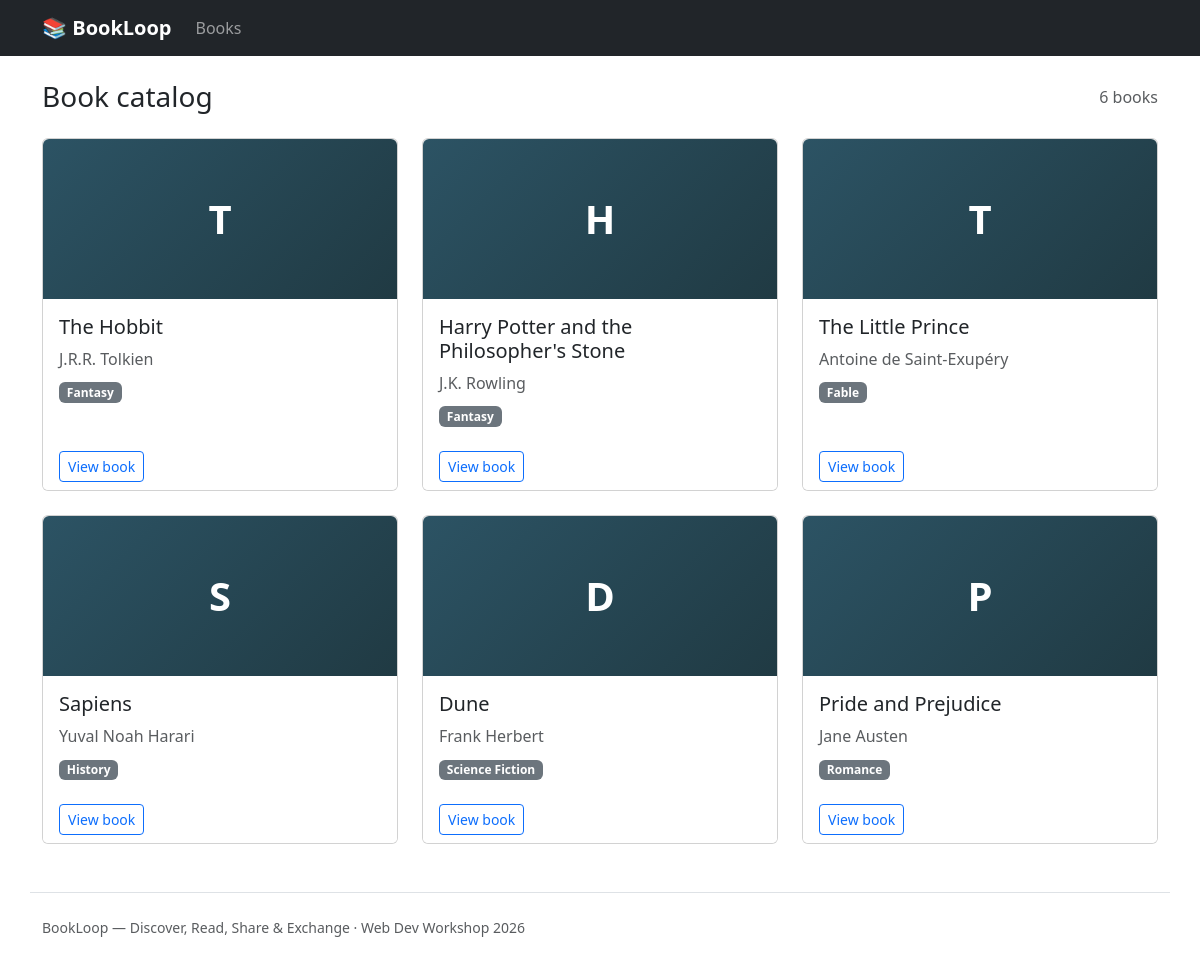
The page / on the database its author committed.
### tables this page shows
CREATE TABLE books (
  id          INT UNSIGNED NOT NULL AUTO_INCREMENT,
  title       VARCHAR(200) NOT NULL,
  author      VARCHAR(120) NOT NULL,
  genre       VARCHAR(60)  NOT NULL,
  year        SMALLINT     NULL,
  description TEXT         NULL,
  created_at  TIMESTAMP    NOT NULL DEFAULT CURRENT_TIMESTAMP,
  PRIMARY KEY (id)
);

### index.php (the view, shortened to what this page needs)
<?php
require 'config.php';
$stmt  = $pdo->query('SELECT * FROM books ORDER BY created_at DESC');
$books = $stmt->fetchAll();
require 'includes/header.php';
?>
<div class="d-flex justify-content-between align-items-center mb-4">
    <h1 class="h3 mb-0">Book catalog</h1>
    <span class="text-muted"><?= count($books) ?> books</span>
</div>
<div class="row g-4">
    <?php foreach ($books as $book): ?>
        <div class="col-12 col-sm-6 col-lg-4">
            <div class="card book-card h-100">
                <div class="book-cover">
                    <?= htmlspecialchars(mb_substr($book['title'], 0, 1)) ?>
                </div>
                <div class="card-body">
                    <h5 class="card-title"><?= htmlspecialchars($book['title']) ?></h5>
                    <p class="card-text text-muted mb-2"><?= htmlspecialchars($book['author']) ?></p>
                    <span class="badge text-bg-secondary"><?= htmlspecialchars($book['genre']) ?></span>
                </div>
                <div class="card-footer bg-white border-0">
                    <a href="book.php?id=<?= $book['id'] ?>" class="btn btn-outline-primary btn-sm">View book</a>
                </div>
            </div>
        </div>
    <?php endforeach; ?>
</div>
<?php require 'includes/footer.php'; ?>

### includes/header.php (shortened to what this page needs)
<!DOCTYPE html>
<html lang="en">
<head>
    <link href="https://cdn.jsdelivr.net/npm/bootstrap@5.3.3/dist/css/bootstrap.min.css" rel="stylesheet">
    <link href="assets/style.css" rel="stylesheet">
</head>
<body>
<nav class="navbar navbar-expand-lg navbar-dark bg-dark mb-4">
    <div class="container">
        <a class="navbar-brand fw-bold" href="index.php">📚 BookLoop</a>
        <div class="collapse navbar-collapse" id="mainNav">
            <ul class="navbar-nav me-auto">
                <li class="nav-item"><a class="nav-link" href="index.php">Books</a></li>
            </ul>
        </div>
    </div>
</nav>
<main class="container">

### includes/footer.php (shortened to what this page needs)
</main>
<footer class="container text-muted small py-4 mt-5 border-top">
    BookLoop — Discover, Read, Share &amp; Exchange · Web Dev Workshop <?= date('Y') ?>
</footer>
</body>
</html>

### assets/style.css (style rules this page uses)
.book-cover { height: 160px; display: flex; align-items: center; justify-content: center; font-size: 2.5rem; font-weight: 700; color: #fff; background: linear-gradient(135deg, #2c5364, #203a43); border-radius: .375rem .375rem 0 0; }

### rows shown on the page
books: title "T", title "The Hobbit", author "J.R.R. Tolkien", genre "Fantasy"
books: title "H", title "Harry Potter and the Philosopher's Stone", author "J.K. Rowling", genre "Fantasy"
books: title "T", title "The Little Prince", author "Antoine de Saint-Exupéry", genre "Fable"
books: title "S", title "Sapiens", author "Yuval Noah Harari", genre "History"
books: title "D", title "Dune", author "Frank Herbert", genre "Science Fiction"
books: title "P", title "Pride and Prejudice", author "Jane Austen", genre "Romance"

### other values the page prints
count($books) "6"
